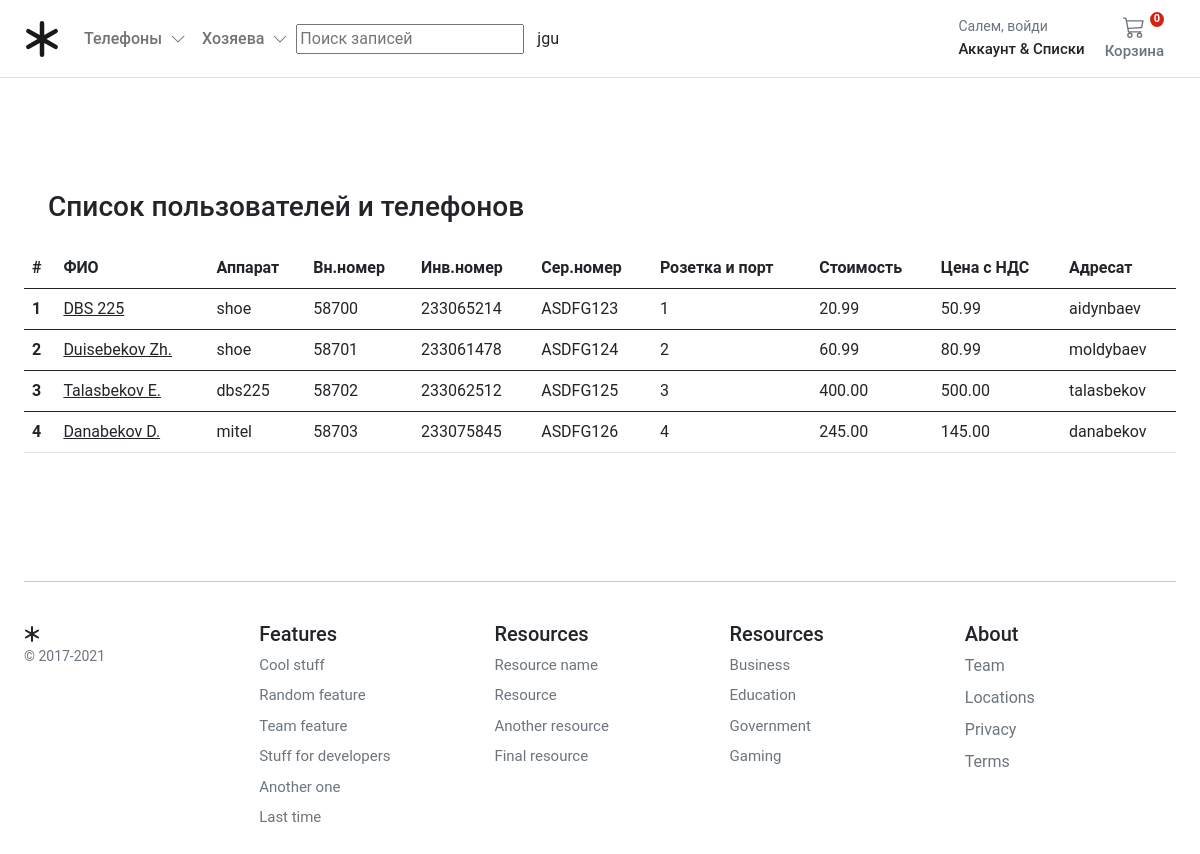
The page / on the database its author committed.
### store/models.py (models this page shows, shortened)
class Product(models.Model):
    adressee = models.ForeignKey(
        Adressee, on_delete=models.RESTRICT, null=True, blank=True
    )
    product_type = models.ForeignKey(ProductType, on_delete=models.RESTRICT)
    category = models.ForeignKey(Category, on_delete=models.RESTRICT)
    title = models.CharField(
        verbose_name=_("title"),
        help_text=_("Required"),
        max_length=255,
    )
    description = models.TextField(
        verbose_name=_("description"), help_text=_("Not Required"), blank=True
    )
    slug = models.SlugField(max_length=255)
    regular_price = models.DecimalField(
        verbose_name=_("Regular price"),
        help_text=_("Maximum 999.99"),
        error_messages={
            "name": {
                "max_length": _("The price must be between 0 and 999.99."),
            },
        },
        max_digits=15,
        decimal_places=2,
    )
    discount_price = models.DecimalField(
        verbose_name=_("Discount price"),
        help_text=_("Maximum 999.99"),
        error_messages={
            "name": {
                "max_length": _("The price must be between 0 and 999.99."),
            },
        },
        max_digits=15,
        decimal_places=2,
    )
    is_active = models.BooleanField(
        verbose_name=_("Product visibility"),
        help_text=_("Change product visibility"),
        default=True,
    )
    internalnumber = models.PositiveSmallIntegerField(
        blank=True, verbose_name="Внутренний номер"
    )
    inventorynumber = models.IntegerField(
        default=0, blank=True, verbose_name="Инвентарный №"
    )
    serialnumber = models.CharField(
        max_length=50, blank=True, default=0, verbose_name="Серийниый №"
    )
    rozport = models.PositiveSmallIntegerField(blank=True, verbose_name="Розетка(порт)")
    signature = models.BooleanField(default=False, verbose_name="Роспись")
    created_at = models.DateTimeField(
        _("Created at"), auto_now_add=True, editable=False
    )
    updated_at = models.DateTimeField(_("Updated at"), auto_now=True)
    users_wishlist = models.ManyToManyField(
        settings.AUTH_USER_MODEL, related_name="user_wishlist", blank=True
    )
    class Meta:
        ordering = ("created_at",)
        verbose_name = _("Product")
        verbose_name_plural = _("Products")
    def get_absolute_url(self):
        return reverse("store:product_detail", args=[self.slug])

class Category(MPTTModel):
    name = models.CharField(
        verbose_name=_("Category Name"),
        help_text=_("Required and unique"),
        max_length=255,
        unique=True,
    )
    slug = models.SlugField(
        verbose_name=_("Category safe URL"), max_length=255, unique=True
    )
    parent = TreeForeignKey(
        "self", on_delete=models.CASCADE, null=True, blank=True, related_name="children"
    )
    is_active = models.BooleanField(default=True)
    class MPTTMeta:
        order_insertion_by = ["name"]
    class Meta:
        verbose_name = _("Category")
        verbose_name_plural = _("Categories")
    def get_absolute_url(self):
        return reverse("store:category_list", args=[self.slug])
    def __str__(self):
        return self.name

class Adressee(MPTTModel):
    name = models.CharField(
        verbose_name=_("Название адресата"),
        help_text=_("Необходимо и не должно повторяться"),
        max_length=255,
        unique=True,
    )
    slug = models.SlugField(
        max_length=255, verbose_name=_("Adressee safe URL"), unique=True
    )
    parent = TreeForeignKey(
        "self", on_delete=models.CASCADE, null=True, blank=True, related_name="children"
    )
    is_active = models.BooleanField(default=True)
    class MPTTMeta:
        order_insertion_by = ["name"]
    class Meta:
        verbose_name = _("Adressee")
        verbose_name_plural = _("Adressees")
    def get_absolute_url(self):
        return reverse("store:adressee_list", args=[self.slug])
    def __str__(self):
        return self.name

### store/views.py (the view)
# urls.py: path("", views.product_all, name="store_home"),
def product_all(request):
    products = Product.objects.prefetch_related("product_image").filter(is_active=True)
    return render(request, "store/index.html", {"products": products})

### basket/basket.py (called while the page is built)
    def __len__(self):
        return sum(item["qty"] for item in self.basket.values())

### basket/context_processors.py (called while the page is built)
def basket(request):
    return {"basket": Basket(request)}

### store/context_processors.py (called while the page is built)
def categories(request):
    return {"categories": Category.objects.filter(level=0)}

def adressees(request):
    return {"adressees": Adressee.objects.filter(level=0)}

### templates/store/index.html (shortened to what this page needs)
{% extends "base.html" %}
{% block content %}
<div class="container">
  <div class="container">
    <div class="row row-offcanvas row-offcanvas-right">
      <div class="album py-5">
        <div class="pb-3">
          <h1 class="h3">Список пользователей и телефонов</h1>
        </div>
        {% if not products %}
        <div class="col-12">There are currently no products active</div>
        {% else %}
        <div class="row row-cols-1 row-cols-sm-2 row-cols-md-2 g-5">
          <table class="table">
            <thead>
              <tr>
                <th scope="row">#</th>
                <th>ФИО</th>
                <th>Аппарат</th>
                <th>Вн.номер</th>
                <th>Инв.номер</th>
                <th>Сер.номер</th>
                <th>Розетка и порт</th>
                <th>Стоимость</th>
                <th>Цена с НДС</th>
                <th>Адресат</th>
              </tr>
            </thead>
            {% for product in products %}
            <tbody>
              <tr>
                <th scope="row">{{ product.id }}</th>
                <td><a class="text-dark"
                  href="{{ product.get_absolute_url }}">{{ product.title }}</a></td>
                <td>{{ product.category }}</td>
                <td>{{ product.internalnumber }}</td>
                <td>{{ product.inventorynumber }}</td>
                <td>{{ product.serialnumber }}</td>
                <td>{{ product.rozport }}</td>
                <td>{{ product.discount_price }}</td>
                <td>{{ product.regular_price }}</td>
                <td>{{ product.adressee }}</td>
              </tr>
            </tbody>
            {% endfor %}
          </table>
        </div>
        {% endif %}
      </div>
    </div>
  </div>
  {% endblock %}

### static/core/css/base.css (style rules this page uses)
@media (min-width: 1000px) { .container { max-width: 1000px; } }
@media (max-width: 1200px) { .container { max-width: 100%; padding:0 24px; } }
html, body, p, div { letter-spacing: -0.02px; font-family: 'Roboto', sans-serif; }

### rows shown on the page
Product: id "1", title "DBS 225", category "shoe", internalnumber "58700", inventorynumber "233065214", serialnumber "ASDFG123", rozport "1", discount_price "20.99", regular_price "50.99", adressee "aidynbaev"
Product: id "2", title "Duisebekov Zh.", category "shoe", internalnumber "58701", inventorynumber "233061478", serialnumber "ASDFG124", rozport "2", discount_price "60.99", regular_price "80.99", adressee "moldybaev"
Product: id "3", title "Talasbekov E.", category "dbs225", internalnumber "58702", inventorynumber "233062512", serialnumber "ASDFG125", rozport "3", discount_price "400.00", regular_price "500.00", adressee "talasbekov"
Product: id "4", title "Danabekov D.", category "mitel", internalnumber "58703", inventorynumber "233075845", serialnumber "ASDFG126", rozport "4", discount_price "245.00", regular_price "145.00", adressee "danabekov"
